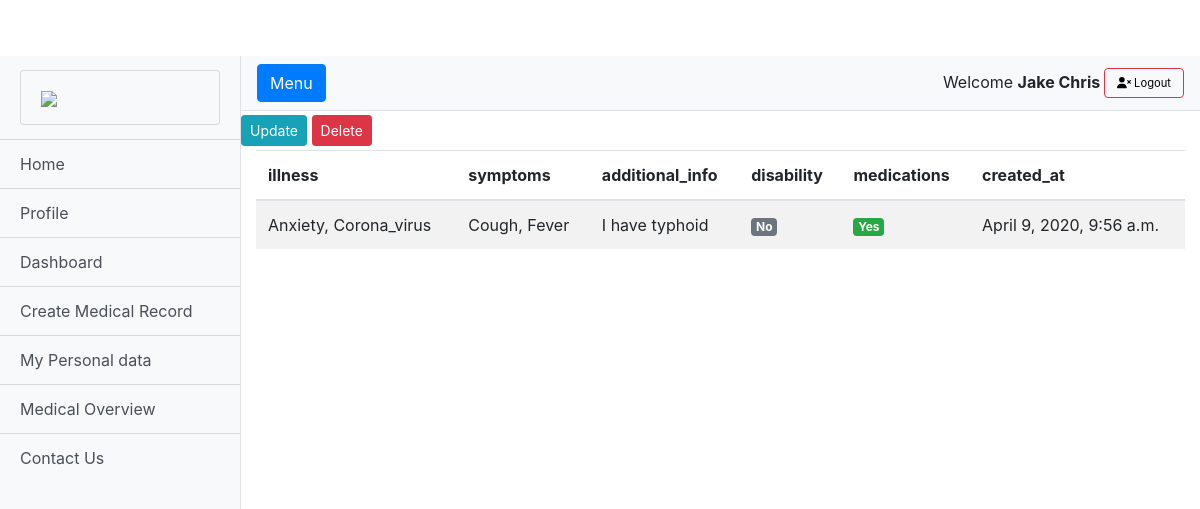
The page /record-detail/1/ (signed in) on the database its author committed.
### medicalapp/models.py (models this page shows, shortened)
class MedicalHistory(models.Model):
    Anxiety = 'Anxiety'
    Arthritis = 'Arthritis'
    Asthma = 'Asthma'
    Anemia = 'Anemia'
    Cancer = 'Cancer'
    Corona_virus = 'Corona_virus'
    Diabetes = 'Diabetes'
    Ebola = 'Ebola'
    HIV = 'HIV'
    ILLNESS_CHOICES = (
        (Anxiety, "Anxiety"),
        (Arthritis, "Arthritis"),
        (Asthma, "Asthma"),
        (Anemia, "Anemia"),
        (Cancer, "Cancer"),
        (Corona_virus, "Corona_virus"),
        (Diabetes, "Diabetes"),
        (Ebola, "Ebola"),
        (HIV, "HIV"),
    )
    user = models.ForeignKey(User, on_delete=models.CASCADE)
    illness = MultiSelectField(choices=ILLNESS_CHOICES, max_length=50)
    symptoms = models.CharField(max_length=100)
    additional_info = models.CharField(max_length=100)
    disability = models.BooleanField(default=False)
    medications = models.BooleanField(default=False)
    created_at = models.DateTimeField(default=timezone.now)

### medicalapp/views/home.py (the view)
# urls.py: path('record-detail/<int:id>/', RecordDetailView.as_view(), name='medical-record-detail'),
class RecordDetailView(DetailView):
    model = MedicalHistory
    template_name = 'record_detail.html'
    context_object_name = 'record'
    pk_url_kwarg = 'id'

### medicalapp/templatetags/is_already_applied.py (called while the page is built)
@register.filter(name='has_group')
def has_group(user, group_name):
    group = Group.objects.get(name=group_name)
    return True if group in user.groups.all() else False

### templates/record_detail.html (shortened to what this page needs)
{% extends 'base.html' %}
{% load static %}
{% block content %}
{% include 'sidebar.html' %}
       <article class="media content-section">
          <div class="media-body">
            <div class="article-metadata">
                {% if object.user == user %}
                <div>
                <a class="btn btn-info btn-sm mt-1 mb-1" href="{% url 'update-medical-record' object.id %}">Update</a>
                <a class="btn btn-danger btn-sm mt-1 mb-1" href="{% url 'delete-medical-record' object.id %}">Delete</a>
                </div>
                {% endif %}
            </div>
          </div>
       </article>
    <section>
        <div class="container">
            <div class="row">
                <div class="col-lg-12">
                    <div class="table-responsive">
                        <table class="table table-striped table-hover table-client-dashboard">
                            <thead>
                            <tr>
                                <th>illness</th>
                                <th>symptoms</th>
                                <th>additional_info</th>
                                <th>disability</th>
                                <th>medications</th>
                                <th>created_at</th>
                            </tr>
                            </thead>
                            <tbody>
                                <tr>
                                    <td>
                                        {{ object.illness }}
                                    </td>
                                    <td>
                                        {{ object.symptoms }}
                                    </td>
                                    <td>
                                        {{ object.additional_info }}
                                    </td>
                                    {% if object.disability %}
                                    <td>
                                        <span class="badge badge-success">Yes</span>
                                    </td>
                                    {% else %}
                                    <td>
                                        <span class="badge badge-secondary">No</span>
                                    </td>
                                    {% endif %}
                                    {% if object.medications %}
                                    <td>
                                        <span class="badge badge-success">Yes</span>
                                    </td>
                                    {% else %}
                                    <td>
                                        <span class="badge badge-secondary">No</span>
                                    </td>
                                    {% endif %}
                                    <td>
                                        {{ object.created_at }}
                                    </td>
                            </tbody>
                        </table>
                    </div>
                </div>
            </div>
        </div>
    </section>
{% endblock %}

### templates/sidebar.html (shortened to what this page needs)
{% load static %}
{% load is_already_applied %}
 <div class="d-flex" id="wrapper">
    <div class="bg-light border-right" id="sidebar-wrapper">
      <div class="sidebar-heading">
          <a href="{% url 'home' %}" class="list-group-item list-group-item-action bg-light">
          <img style="width: 100%;" src="{% static 'img/healthpeople-41.jpg' %}">
          </a>
      </div>
      {% if user.is_authenticated %}
      <div class="list-group list-group-flush">
          <a href="{% url 'home' %}" class="list-group-item list-group-item-action bg-light">Home</a>
        <a href="{% url 'profile' %}" class="list-group-item list-group-item-action bg-light">Profile</a>
          {% if request.user|has_group:"Medical Practitioners" %}
        <a href="{% url 'dashboard' %}" class="list-group-item list-group-item-action bg-light">Dashboard</a>
          {% endif %}
        <a href="{% url 'create-medical-record' %}" class="list-group-item list-group-item-action bg-light">Create Medical Record</a>
        <a href="{% url 'medical-record-list' %}" class="list-group-item list-group-item-action bg-light">My Personal data</a>
        <a href="{% url 'pie-chart' %}" class="list-group-item list-group-item-action bg-light">Medical Overview</a>
        <a href="{% url 'contact' %}" class="list-group-item list-group-item-action bg-light">Contact Us</a>
      </div>
      {% endif %}
    </div>
    <div id="page-content-wrapper">
      <nav class="navbar navbar-expand-lg navbar-light bg-light border-bottom">
        <button class="btn btn-primary" id="menu-toggle">Menu</button>
        <div class="collapse navbar-collapse" id="navbarSupportedContent">
            <ul class="navbar-nav ml-auto mt-2 mt-lg-0">
            {% if user.is_authenticated %}
            <li class="nav-item">
               Welcome <b>{{ user.first_name }} {{user.last_name}} </b>
                <button type="button" style="font-size: 70%;" class="btn btn-outline-danger">
                  <a href="{% url 'logout' %}" style="color:black;">
                      <i class="fa fa-user-times"></i> Logout
                  </a>
               </button>
            </li>
                {% endif %}
          </ul>
        </div>
      </nav>

### static/css/simple-sidebar.css (style rules this page uses)
body { overflow-x: hidden; }
#sidebar-wrapper { min-height: 100vh; margin-left: -15rem; -webkit-transition: margin .25s ease-out; -moz-transition: margin .25s ease-out; -o-transition: margin .25s ease-out; transition: margin .25s ease-out; }
#sidebar-wrapper .sidebar-heading { padding: 0.875rem 1.25rem; font-size: 1.2rem; }
#sidebar-wrapper .list-group { width: 15rem; }
#page-content-wrapper { min-width: 100vw; }
@media (min-width: 768px) { #sidebar-wrapper { margin-left: 0; } }
@media (min-width: 768px) { #page-content-wrapper { min-width: 0; width: 100%; } }

### static/css/full-width-pics.css (style rules this page uses)
body { padding-top: 56px; }

### rows shown on the page
MedicalHistory: illness "Anxiety, Corona_virus", symptoms "Cough, Fever", additional_info "I have typhoid", created_at "April 9, 2020, 9:56 a.m."

### other values the page prints
{{ user.first_name }} "Jake"
{{ user.last_name }} "Chris"
